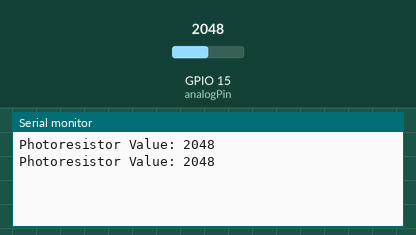
Bench run of a sketch on a simulated ESP32. On the bench: the last lines printed to the serial monitor. Inputs (shaded band) come from the test bench; at power-on: GPIO 15 (analogPin) = 2048.

Above: at 1.8 s.
1.9 s: GPIO 15 (analogPin) set to 2866
At 2.7 s:
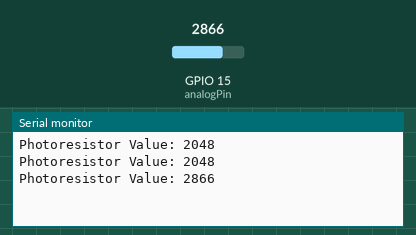
3.4 s: GPIO 15 (analogPin) set to 3603
At 4.8 s:
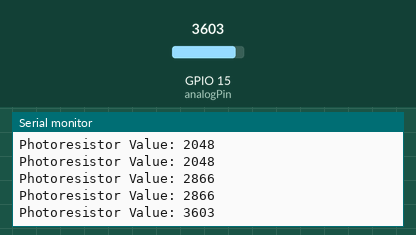
Timing chart, 0 to 6.4 s (numbered marks = the images above; inputs shaded):
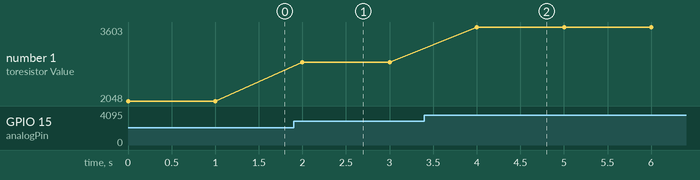

The sketch:

photoresistor.ino
```cpp
#include <Arduino.h>

// Define the analog pin to which the photoresistor is connected
const int analogPin = 15; // You can use any available analog pin on your ESP32

void setup() {
  Serial.begin(115200); // Initialize serial communication for debugging
}

void loop() {
  // Read the analog value from the photoresistor
  int photoresistorValue = analogRead(analogPin);

  // Print the photoresistor value to the serial monitor
  Serial.print("Photoresistor Value: ");
  Serial.println(photoresistorValue);

  delay(1000); // Delay for 1 second before taking the next reading
}
```

Measured:
- after the input at 1.9 s, the serial monitor: prints a new line after 0.10 s (image 1)
- after the input at 3.4 s, the serial monitor: prints a new line after 0.60 s (image 2)
- plotted number 1: 2048 → 2866 after the input at 1.9 s, 2866 → 3603 after the input at 3.4 s
